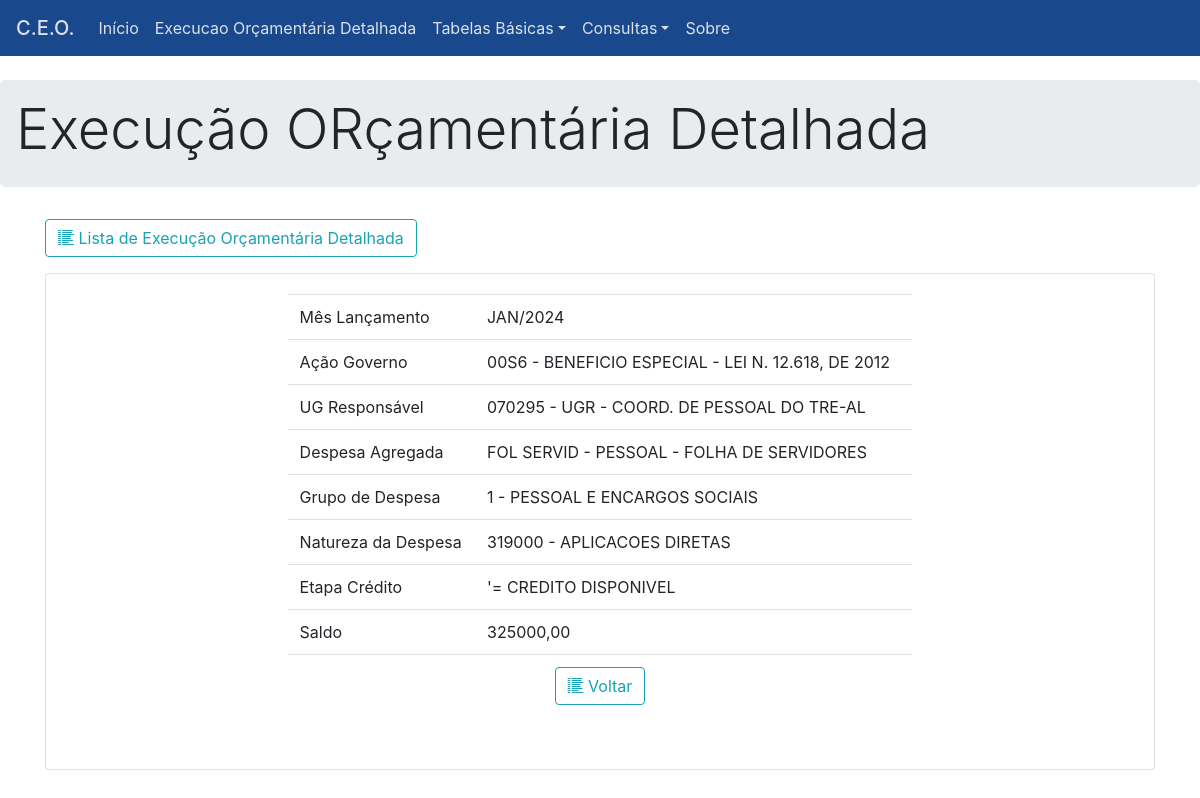
Page /execucaoorcamentariadetalhada/31488/detail/ on the committed database.
### execucaoorcamentariadetalhada/models.py (models this page shows, shortened)
class ExecucaoDetalhada(models.Model):
    mesLancamento = models.CharField(
        db_column="mesLancamento",
        max_length=10,
        blank=False,
        null=False,
    )
    acaoGoverno = models.ForeignKey(
        "AcaoGoverno",
        on_delete=models.PROTECT,
        db_column="codigoAcaoGoverno",
        to_field="codigo",
        blank=False,
        null=False,
    )
    ugResponsavel = models.ForeignKey(
        "UGResponsavel",
        on_delete=models.PROTECT,
        db_column="codigoUGResponsavel",
        to_field="codigo",
        blank=False,
        null=False,
    )
    despesaAgregada = models.ForeignKey(
        "DespesaAgregada",
        on_delete=models.PROTECT,
        db_column="codigoDespesaAgregada",
        to_field="codigo",
        blank=False,
        null=False,
    )
    grupoDespesa = models.ForeignKey(
        "GrupoDespesa",
        on_delete=models.PROTECT,
        db_column="codigoGupooDespesa",
        to_field="codigo",
        blank=False,
        null=False,
    )
    naturezaDespesa = models.ForeignKey(
        "NaturezaDespesa",
        on_delete=models.PROTECT,
        db_column="codigoNaturezaDespesa",
        to_field="codigo",
        blank=False,
        null=False,
    )
    etapaCredito = models.ForeignKey(
        "EtapaCredito",
        on_delete=models.PROTECT,
        db_column="idEtapaCredito",
        to_field="id",
        blank=False,
        null=False,
    )
    saldo = models.DecimalField(
        db_column="saldo",
        blank=False,
        null=False,
        max_digits=10,
        decimal_places=2,
    )

class AcaoGoverno(models.Model):
    codigo = models.CharField(
        db_column="codigoAcaoGoverno",
        max_length=15,
        blank=False,
        null=False,
        primary_key=True,
    )
    nome = models.CharField(
        db_column="nomeAcaoGoverno",
        max_length=150,
        blank=False,
        null=False,
    )
    class Meta:
        managed = True
        db_table = "AcaoGoverno"

class UGResponsavel(models.Model):
    codigo = models.CharField(
        db_column="codigoUGResponsavel",
        max_length=15,
        blank=False,
        null=False,
        primary_key=True,
    )
    nome = models.CharField(
        db_column="nomeUGResponsavel",
        max_length=150,
        blank=False,
        null=False,
    )
    class Meta:
        managed = True
        db_table = "UGResponsavel"

class DespesaAgregada(models.Model):
    codigo = models.CharField(
        db_column="codigoDespesaAgregada",
        max_length=15,
        blank=False,
        null=False,
        primary_key=True,
    )
    nome = models.CharField(
        db_column="nomeDespesaAgregada",
        max_length=150,
        blank=False,
        null=False,
    )
    class Meta:
        managed = True
        db_table = "DespesaAgregada"

class GrupoDespesa(models.Model):
    codigo = models.CharField(
        db_column="codigoGrupoDespesa",
        max_length=15,
        blank=False,
        null=False,
        primary_key=True,
    )
    nome = models.CharField(
        db_column="nomeGrupoDespesa",
        max_length=150,
        blank=False,
        null=False,
    )
    class Meta:
        managed = True
        db_table = "GrupoDespesa"

class NaturezaDespesa(models.Model):
    codigo = models.CharField(
        db_column="codigoNaturezaDespesa",
        max_length=15,
        blank=False,
        null=False,
        primary_key=True,
    )
    nome = models.CharField(
        db_column="nomeNaturezaDespesa",
        max_length=150,
        blank=False,
        null=False,
    )
    class Meta:
        managed = True
        db_table = "NaturezaDespesa"

class EtapaCredito(models.Model):
    nome = models.CharField(
        db_column="nomeEtapaCredito",
        max_length=150,
        blank=False,
        null=False,
    )
    class Meta:
        managed = True
        db_table = "EtapaCredito"

### execucaoorcamentariadetalhada/views.py (the view)
# urls.py: path("<int:pk>/detail/", views.execucaoDetalhada_detail, name="execucaodetalhada_detail"),
def execucaoDetalhada_detail(request, pk):
    ed = get_object_or_404(ExecucaoDetalhada, id=pk)
    context = {"execucaodetalhada": ed}
    return render(request, "execucaoorcamentariadetalhada/execucaodetalhada_detail.html", context)

### execucaoorcamentariadetalhada/templates/execucaoorcamentariadetalhada/execucaodetalhada_detail.html (shortened to what this page needs)
{% extends "base.html" %}
{% block content %}
<main role="main">
    <div class="jumbotron">
        <h1 class="display-4"> Execução ORçamentária Detalhada  </h1>
    </div>
    <div class="container">
        <p>
            <a class="btn btn-outline-info"
                href="{% url 'execucaodetalhada_list' %}" role="button"
                title="Voltar para lista de Execução Orçamentária Detalhada">
                <i class="bi bi-list-columns-reverse"></i>
                Lista de Execução Orçamentária Detalhada</a>
        </p>
        <div class="card" style="align-items: center;">
            <div class="card-body" style="align-items: center;width:60%;">
                <p class="card-text">
                <table class="table" style="width:100%">
                    <tr>
                        <td style="width: 30%; min-width: 25%;">Mês Lançamento </td>
                        <td>{{execucaodetalhada.mesLancamento}}</td>
                    </tr>
                    <tr>
                        <td style="width: 30%; min-width: 25%;">Ação Governo</td>
                        <td>{{execucaodetalhada.acaoGoverno.codigo}} - {{execucaodetalhada.acaoGoverno.nome}} </td>
                    </tr>
                    <tr>
                        <td>UG Responsável</td>
                        <td>{{execucaodetalhada.ugResponsavel.codigo}} - {{execucaodetalhada.ugResponsavel.nome}}</td>
                    </tr>
                    <tr>
                        <td>Despesa Agregada</td>
                        <td>{{execucaodetalhada.despesaAgregada.codigo}} - {{execucaodetalhada.despesaAgregada.nome}}</td>
                    </tr>
                    <tr>
                        <td>Grupo de Despesa</td>
                        <td>{{execucaodetalhada.grupoDespesa.codigo}} - {{execucaodetalhada.grupoDespesa.nome}}</td>
                    </tr>
                    <tr>
                        <td>Natureza da Despesa</td>
                        <td>{{execucaodetalhada.naturezaDespesa.codigo}} - {{execucaodetalhada.naturezaDespesa.nome}}</td>
                    </tr>
                    <tr>
                        <td>Etapa Crédito</td>
                        <td>{{execucaodetalhada.etapaCredito.nome}}</td>
                    </tr>
                    <tr>
                        <td>Saldo</td>
                        <td>{{execucaodetalhada.saldo|default_if_none:"---"}}</td>
                    </tr>
                    <tr>
                        <td class="text-center" colspan="2">
                            <p>
                                <a class="btn btn-outline-info"
                                    href="{% url 'execucaodetalhada_list' %}" role="button"
                                    title="Voltar para lista de Execução Orçamentária Detalhada">
                                    <i class="bi bi-list-columns-reverse"></i>
                                    Voltar</a>
                            </p>
                        </td>
                    </tr>
                </table>
                </p>
            </div>
        </div>
    </div>
</main>
{% endblock content %}

### templates/base.html (style rules this page uses)
.jumbotron { padding: 1rem; margin-top: 56px; }

### rows in the picture
ExecucaoDetalhada: mesLancamento "JAN/2024", acaoGoverno.codigo "00S6", acaoGoverno.nome "BENEFICIO ESPECIAL - LEI N. 12.618, DE 2012", ugResponsavel.codigo "070295", ugResponsavel.nome "UGR - COORD. DE PESSOAL DO TRE-AL", despesaAgregada.codigo "FOL SERVID", despesaAgregada.nome "PESSOAL - FOLHA DE SERVIDORES", grupoDespesa.codigo "1", grupoDespesa.nome "PESSOAL E ENCARGOS SOCIAIS", naturezaDespesa.codigo "319000", naturezaDespesa.nome "APLICACOES DIRETAS", etapaCredito.nome "'= CREDITO DISPONIVEL", saldo "325000,00"
